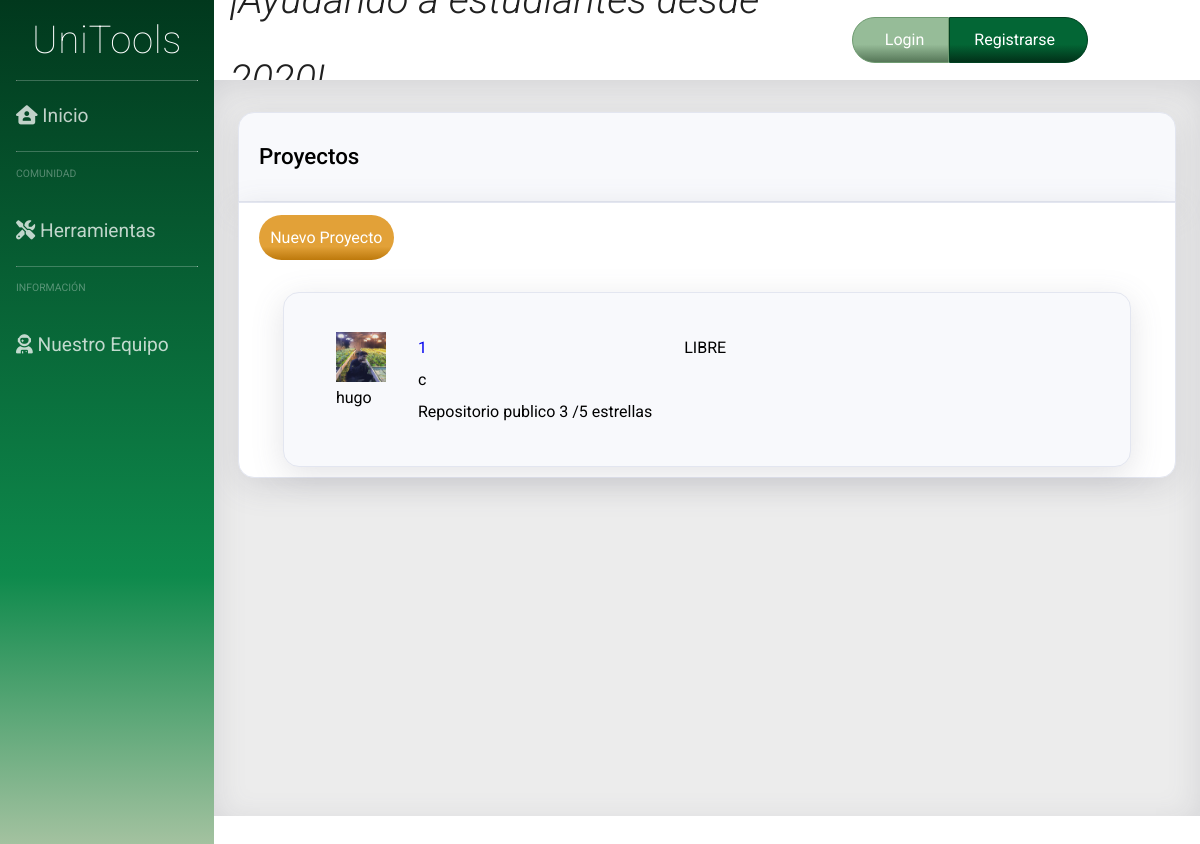
Screenshot of /proyectos_OG.php with the database file from the repository.
### tables this page shows
CREATE TABLE `project` (
  `id` int(11) NOT NULL,
  `titulo` varchar(100) NOT NULL,
  `candado` tinyint(1) NOT NULL,
  `userId` int(11) NOT NULL,
  `estrellas` int(11) NOT NULL,
  `privado` tinyint(1) NOT NULL,
  `lenguaje` varchar(50) NOT NULL,
  `contenido` varchar(200) NOT NULL
);

CREATE TABLE `user` (
  `id_user` int(11) NOT NULL,
  `email` varchar(50) NOT NULL,
  `password` varchar(255) NOT NULL,
  `username` varchar(30) NOT NULL,
  `premium` tinyint(1) NOT NULL,
  `admin` tinyint(1) NOT NULL,
  `name` text NOT NULL,
  `aboutMe` text NOT NULL
);

### dao/project_class.php (called while the page is built, shortened)
<?php
class TOUproject {
	private $id;
	private $user;
	private $titulo;
	private $lenguaje;
  	private $candado;
	private $estrellas;
  function __construct($id='',$user='',$titulo='',$contenido='',$lenguaje='',$privado='',$candado='',$estrellas='')
  {
    $this->id = $id;
    $this->user = $user;
    $this->titulo = $titulo;
    $this->lenguaje = $lenguaje;
    $this->candado = $candado;
    $this->estrellas = $estrellas;
  }
  public function get_id(){
		return $this->id;
	}
	public function get_user(){
		return $this->user;
	}
	public function get_titulo(){
		return $this->titulo;
	}
	public function get_lenguaje(){
		return $this->lenguaje;
	}
  public function get_candado(){
		return $this->candado;
	}
  public function get_estrellas(){
		return $this->estrellas;
	}
 }

### dao/DAO.php (called while the page is built, shortened)
<?php
class DAO {
	public $conn;
	public function __construct() {
		if (!$this->conn){
			if(isset($_SESSION['admin']) && $_SESSION['admin']){
				$this->conn = mysqli_connect("localhost", "root", "", "unitoolsdb");
			}else{
				$this->conn = mysqli_connect("localhost", "Usuario", "User", "unitoolsdb");
			}
		}
	}
	public function ejecutarConsulta($query){
		$result = mysqli_query($this->conn, $query) or die($this->conn->error);
        $array = mysqli_fetch_assoc($result);
		return $array;
	}
	public function devolverConsulta($query){
		$result = mysqli_query($this->conn, $query) or die($this->conn->error);
		return $result;
	}
}
?>

### dao/dao_project.php (called while the page is built, shortened)
<?php
include_once('DAO.php');
include_once('project_class.php');
class DAOproject extends DAO {
  public function show_all_data(){
		$sql = sprintf("SELECT * FROM project ORDER BY id DESC");
		$query = $this->devolverConsulta($sql);
        $array = [];
        while($result = mysqli_fetch_assoc($query)){
            $proj = new TOUproject($result['id'],
            $result['userId'], $result['titulo'], $result['contenido'],
             $result['lenguaje'], $result['privado'],$result['candado'],$result['estrellas']);
            array_push($array, $proj);
        }
		return $array;
  }
}

### dao/dao_user.php (called while the page is built, shortened)
<?php
include_once('DAO.php');
include_once('user_class.php');
class DAOUsuario extends DAO {
	public function search_userId($userId){
		$sql = sprintf("SELECT * FROM user WHERE id_User = $userId");
		if (!$this->ejecutarConsulta($sql))
			return null;
		else
		{
			$result = $this->ejecutarConsulta($sql);
			$user = new TOUser($result['id_user'],$result['email'],$result['password'],$result['username'],$result['premium'], $result['admin'], $result['name'], $result['aboutMe']);
			return $user;
		}
	}
}
?>

### dao/user_class.php (called while the page is built, shortened)
<?php
class TOUser {
	private $user_name;
	function __construct($userId='',$email='',$password='',$user_name='',$premium='', $admin='', $name='', $aboutMe=''){
		$this->user_name = $user_name;
	}
	public function get_username(){
		return $this->user_name;
	}
}
?>

### proyectos_OG.php (the view, shortened to what this page needs)
<?php
include_once("dao/dao_user.php");
include_once("dao/dao_project.php");
?>
<!DOCTYPE html>
<html>
<head>
    <link rel="stylesheet" type="text/css" href="css/hoja_OG.css">
    <link rel="stylesheet" type="text/css" href="css/side_OG.css">
    <link rel="stylesheet" type="text/css" href="css/cabecera_OG.css">
    <link rel="stylesheet" type="text/css" href="css/content_OG.css">
</head>
<body>
 <div class="contenedor">
<?php
require("includes/common/navegacion_OG.php");?>
<?php
require("includes/common/cabecera_OG.php");?>
<div class="contenido">
	<div class="fb-col box" id="prs_g">
		<div class="t1 fb-row" >
			<h1>Proyectos</h1>
		</div>
		<div class="b1">
			<div class="btn btn_mango">
				<a href="nuevo_project.php">Nuevo Proyecto</a>
			</div>
                <?php
                $dao_project = new DAOproject();
                $dao_user = new DAOUsuario();
                $res = $dao_project->show_all_data();
				?>
		<?php
		while (!empty($res))
		{
			$curr_proj = array_shift($res);
			$project_id = $curr_proj->get_id();
			$usuario = $dao_user->search_userId($curr_proj->get_user());
			$lenguaje = $curr_proj->get_lenguaje();
			$title = $curr_proj->get_titulo();
			$candado = $curr_proj->get_candado();
			$estrellas = $curr_proj->get_estrellas();
			$priv = "Repositorio publico";
			if ($usuario == null)
			{
				$username = "Usuario borrado";
			}
			else {
				$username = $usuario->get_username();
			}
		    if ($candado == 0){
		    	$candado = "LIBRE";
		    }
		    else {
		    	$candado = "EN EDICIÓN";
			}?>
			<div class="box">
			<div class="field fb-row">
				<div class="fb-col" id="prs_foto">
					<?php if ($usuario != null){
						$filePath = "img/fotosPerfil/" . $username . ".jpg";
						if (file_exists($filePath)) { ?>
						<img class="forumPic" alt="foto_foro" src=" <?php echo $filePath ?>">
						<?php } else { ?>
						<img class="forumPic" alt="foto_foro" src="img/Default_user_icon.jpg">
						<?php }
						}
					    echo $username ?>
				</div>
				<div class="fb-col" id="prs_cont">
					<?php
					echo '<td id="prs_link"> <a href="project.php?id=' . $project_id . '">';
					?>
					<?php echo $title      ?> </a>
					<?php echo $lenguaje 	?>
					<div class="fb-row">
					<?php echo $priv 	  	?>
					<?php echo $estrellas 	?> /5 estrellas
					</div>
				</div>
				<div class="fb-col" id="prs_lock">
					<?php echo $candado   	?>
				</div>
			</div>
			</div>
		<?php
		}?>
				</div>
            </div>
        </div>
    </div>
</body>

### css/hoja_OG.css (style rules this page uses)
html, body { height: 100%; min-height: 100%; margin: 0; font-size: 1rem; line-height: 2; text-align: left; font-family: "Roboto", sans-serif; overflow: hidden; }
.contenedor { display: grid; grid-gap: 0; grid-template-columns: [c1] 1fr [c2] 5.5fr; grid-template-rows: [r1] 1fr [r2] 11fr; width: auto; height: auto; min-width: 100%; min-height: 100%; background-color: #fff; color: #000000; }
a { text-decoration: none; }
.fb-col { display: flex; flex-direction: column; }
.fb-row { display: flex; flex-flow: row wrap; padding-left: 0; }
.box { background-color: transparent; color: black; word-wrap: break-word; margin: 2rem 1.5rem 0; }
.field { border-radius: 1rem; border: 1px solid #e3e6f0; padding: 0.4rem 1.25rem; margin-bottom: 0; background-color: #f8f9fc; box-shadow: 0 0.5rem 2rem 0 rgba(96, 98, 114, 0.178); }
.t1 { border: 1px solid #e3e6f0; padding: 0.4rem 1.25rem; margin-bottom: 0; background-color: #f8f9fc; border-bottom: 1px solid #e3e6f0; border-top-left-radius: 1rem; border-top-right-radius: 1rem; border-bottom-left-radius: 0; border-bottom-right-radius: 0; color: #000; box-shadow: 0 0.5rem 2rem 0 rgba(96, 98, 114, 0.178); }
.b1 { border: 1px solid #e3e6f0; padding: 0.6rem 1.25rem; background-color: white; border-radius: 1rem; border-bottom-left-radius: 1rem; border-bottom-right-radius: 1rem; border-top-left-radius: 0; border-top-right-radius: 0; color: #000; box-shadow: 0 0.5rem 2rem 0 rgba(96, 98, 114, 0.178); }
.box h1 { font-weight: 500; font-size: 140%; }
.forumPic { width: 50px; height: 50px; display: block; margin-left: auto; margin-right: auto; }
.btn { border-color: #ffffff; border: none; color: #fff; display: inline-block; text-align: center; font-size: 1rem; border-radius: 2rem; width: fit-content; margin-top: 0.2rem; color: #fff; display: inline-block; text-align: center; font-size: 1rem; border-radius: 2rem; }
.btn a, .btn button { padding: 0.4rem 0.7rem 0.4rem 0.7rem; text-align: center; display: block; color: rgb(255, 255, 255); cursor: pointer; border: none; transition: 0.5s; }
.btn_mango { background-color: #e0c218; border: none; color: #fff; background-image: linear-gradient( 180deg, #e2a138 0%, #e2a138 70%, #bd790c 100% ); }
.btn_mango a, .btn_mango button { color: rgb(255, 255, 255); }

### css/content_OG.css (style rules this page uses)
* { box-sizing: border-box; }
.contenido { grid-column: c2; grid-row: r2; background-color: rgb(236, 236, 236); color: rgb(37, 37, 37); padding-top: 0px; margin: 0; max-height: 92vh; overflow-y: scroll; width: 100%; padding-bottom: 100px; box-shadow: inset 0 0.5rem 2rem 0 rgba(96, 98, 114, 0.178); }
#prs_g { margin: 2rem 1.5rem 0; }
#prs_foto { margin: 2rem 0 2rem 2rem; }
#prs_cont { margin: 2rem 0 2rem 2rem; }
#prs_lock { margin: 2rem 0 2rem 2rem; }

### rows the page displays
project: userId.username (picture), userId.username "hugo", titulo "1", lenguaje "c", priv "Repositorio publico", estrellas "3", candado "LIBRE"
